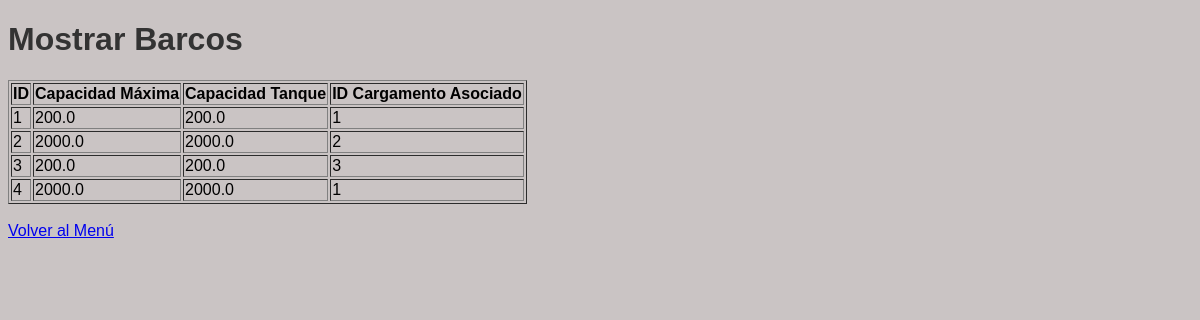
/mostrar_barco, run on an earlier commit of the app's database.
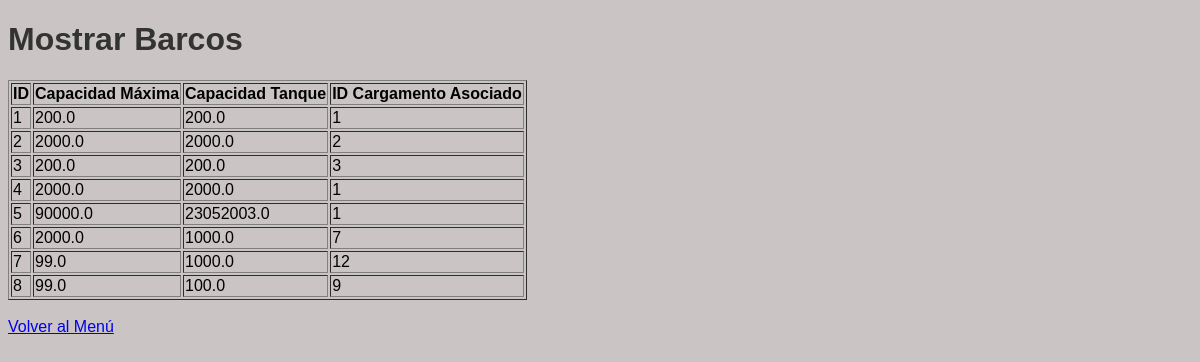
And on a later commit of the database.
### tables this page shows
CREATE TABLE BARCO(
                id INTEGER PRIMARY KEY AUTOINCREMENT,
                capacidadMaxima DOUBLE,
                capacidadTanque DOUBLE,
                cargamento_id INTEGER,
                FOREIGN KEY(cargamento_id) REFERENCES CARGAMENTO(id)
            );

### main.py (the view)
@app.route('/mostrar_barco')
def mostrar_barco():
  barcos = Barco("mi_basede_datos.db")
  barcos = barcos.MostrarBarcos()
  return render_template('mostrar_barco.html', barcos=barcos)

### Barco.py (called while the page is built)
    def IniciarBD(self):
        self.conexion = Conexion(self.nombreBD)
        self.cursor = self.conexion.cursor

    def MostrarBarcos(self):
        self.cursor.execute("SELECT * FROM BARCO")
        barcos = self.cursor.fetchall()
        return barcos

### Cargamento.py (called while the page is built)
  def IniciarBD(self):
    self.conexion = Conexion(self.nombreBD)
    self.cursor = self.conexion.cursor

### Conexion.py (called while the page is built)
    def IniciarBD(self):
        self.conexion = sqlite3.connect(self.nombreBD)
        self.cursor = self.conexion.cursor()

### templates/mostrar_barco.html (shortened to what this page needs)
<!DOCTYPE html>
<html>
<head>
    <link rel="stylesheet" href="{{ url_for('static', filename='styles.css') }}">
</head>
<body>
    <h1>Mostrar Barcos</h1>
    <table border="1">
        <tr>
            <th>ID</th>
            <th>Capacidad Máxima</th>
            <th>Capacidad Tanque</th>
            <th>ID Cargamento Asociado</th>
        </tr>
        {% for barco in barcos %}
            <tr>
                <td>{{ barco[0] }}</td>
                <td>{{ barco[1] }}</td>
                <td>{{ barco[2] }}</td>
                <td>{{ barco[3] }}</td>
            </tr>
        {% endfor %}
    </table>
    <br>
    <a href="#" onclick="navegar('{{ url_for('menu') }}', 'Volver al Menú')">Volver al Menú</a>
</body>
</html>

What changed in the data, as far as the page shows it:
added BARCO: id "5", capacidadMaxima "90000.0", capacidadTanque "23052003.0", cargamento "1"
added BARCO: id "6", capacidadMaxima "2000.0", capacidadTanque "1000.0", cargamento "7"
added BARCO: id "7", capacidadMaxima "99.0", capacidadTanque "1000.0", cargamento "12"
added BARCO: id "8", capacidadMaxima "99.0", capacidadTanque "100.0", cargamento "9"
